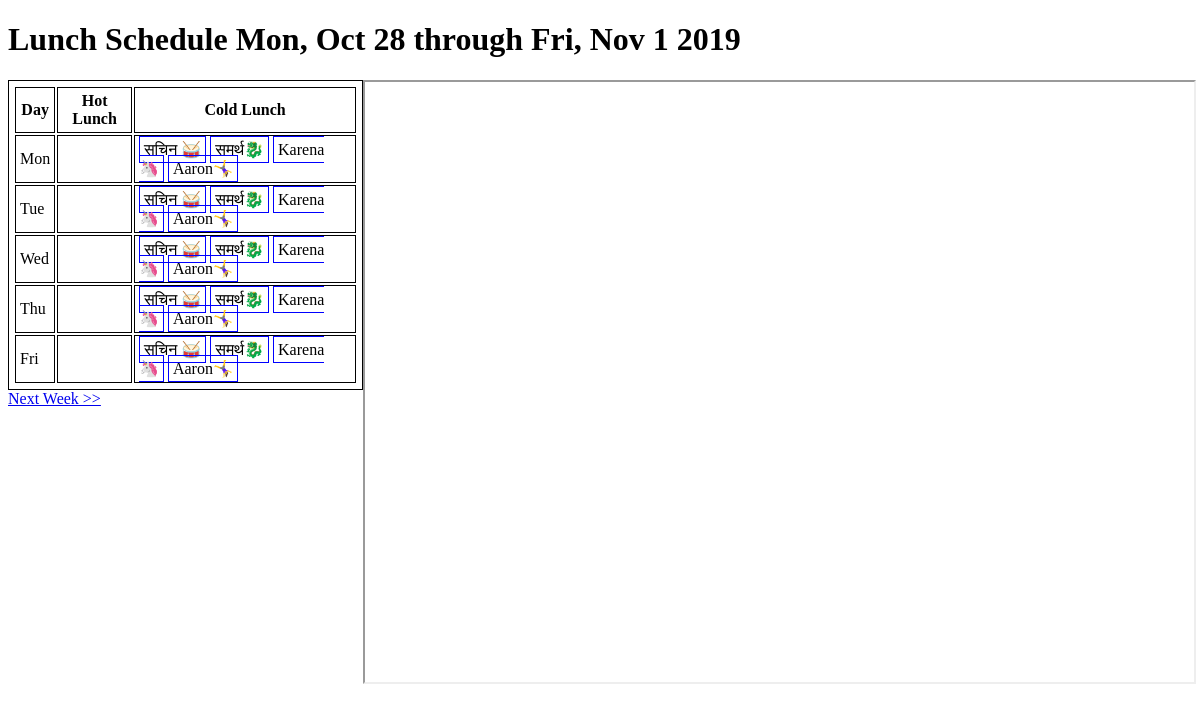
The page / on the database its author committed.
### lunch/models.py (models this page shows, shortened)
class Plan(models.Model):
    CHOICES = (('H', 'Hot Lunch'), ('C', 'Cold Lunch'))
    student = models.ForeignKey(Student, on_delete=models.CASCADE)
    date = models.DateField()
    lunch = models.CharField(max_length=1, choices=CHOICES)
    objects = PlanManager()

class Student(models.Model):
    name = models.CharField(max_length=32)
    def __str__(self):
        return self.name

### lunch/views.py (the view)
# urls.py: path("", LunchView.as_view()),
class LunchView(TemplateView):
    template_name = "lunch/lunchview.html"
    def _context_helper(self, date, context):
        start_week = date - datetime.timedelta(date.weekday())
        Plan.objects.create_lunch_plan_for_week_starting(start_week)
        end_week = start_week + datetime.timedelta(4)
        days = list()
        for i in range(0, 5):
            weekday = start_week + datetime.timedelta(i)
            obj = ( weekday,
                    Plan.objects.filter(date=weekday, lunch="H"),
                    Plan.objects.filter(date=weekday, lunch="C")
                  )
            days.append(obj)
        context['thisweek'] = days
        context['start'] = start_week
        context['end'] = end_week
        context['students'] = Student.objects.all()
        context['show_next'] = True
        return context
    def get_context_data(self, **kwargs):
        context = super().get_context_data(**kwargs)
        date = timezone.now()
        return self._context_helper(date, context)

### lunch/models.py (called while the page is built)
    def create_lunch_plan_for_week_starting(self, start):
        for s in Student.objects.all():
            for i in range(0,5):
                try:
                    Plan.objects.get(student=s,
                                     date=(start+datetime.timedelta(i)).date())
                except Plan.DoesNotExist:
                    Plan.objects.create(student=s,
                                        date=(start+datetime.timedelta(i)).date(),
                                        lunch="C")

### lunch/templates/lunch/lunchview.html (shortened to what this page needs)
{% load humanize %}
<!DOCTYPE html>
<html>
    <head>
    </head>
    <body>
        <h1>Lunch Schedule {{ start|date:"D, M j" }} through {{ end|date:"D, M j Y" }}</h1>
        <div style="width:30%; float:left">
            <table>
                <thead>
                    <tr>
                        <th>Day</th>
                        <th>Hot Lunch</th>
                        <th>Cold Lunch</th>
                    </tr>
                </thead>
                <tbody>
                    {% for obj in thisweek %}
                    <tr class="row">
                        <td>{{ obj.0|date:"D" }}</td>
                        <td name="H">
                        </td>
                        <td name="C">
                        {% for p in obj.2 %}
                            <span class="event" id="{{ p.id }}" draggable="true">{{ p.student }}</span>
                        {% endfor %}
                        </td>
                    </tr>
                    {% endfor %}
                </tbody>
            </table>
            <div>
            {% if show_next %}
            <a href="{% url 'next_week' %}">Next Week >></a>
            {% else %}
            <a href="/"><< Current Week</a>
            {% endif %}
            </div>
        </div>
        <div style="float:right; width:70%">
            <iframe height="600" width="100%" src="https://www.schoolnutritionandfitness.com/webmenus2/#/view?id=5d7e3ab6534a13e22c250697&menuType=577180deeabc88db638b456b&siteCode=4703&siteCode2=11082&showAllNutrients=false"></iframe>
        </div>
        </body>
</html>

### lunch/templates/lunch/lunchview.html (style rules this page uses)
table, th, td { border: 1px solid black; padding: 4px; }
span { border: 1px solid blue; padding: 4px; }
tr { background-color: white; }

### rows shown on the page
Plan: student "सचिन 🥁"
Plan: student "समर्थ🐉"
Plan: student "Karena 🦄"
Plan: student "Aaron🤸‍♀️"
Plan: student "सचिन 🥁"
Plan: student "समर्थ🐉"
Plan: student "Karena 🦄"
Plan: student "Aaron🤸‍♀️"
Plan: student "सचिन 🥁"
Plan: student "समर्थ🐉"
Plan: student "Karena 🦄"
Plan: student "Aaron🤸‍♀️"
Plan: student "सचिन 🥁"
Plan: student "समर्थ🐉"
Plan: student "Karena 🦄"
Plan: student "Aaron🤸‍♀️"
Plan: student "सचिन 🥁"
Plan: student "समर्थ🐉"
Plan: student "Karena 🦄"
Plan: student "Aaron🤸‍♀️"

### other values the page prints
{{ start|date:"D, M j" }} "Mon, Oct 28"
{{ end|date:"D, M j Y" }} "Fri, Nov 1 2019"
{{ obj.0|date:"D" }} "Mon" "Tue" "Wed" "Thu" "Fri"
